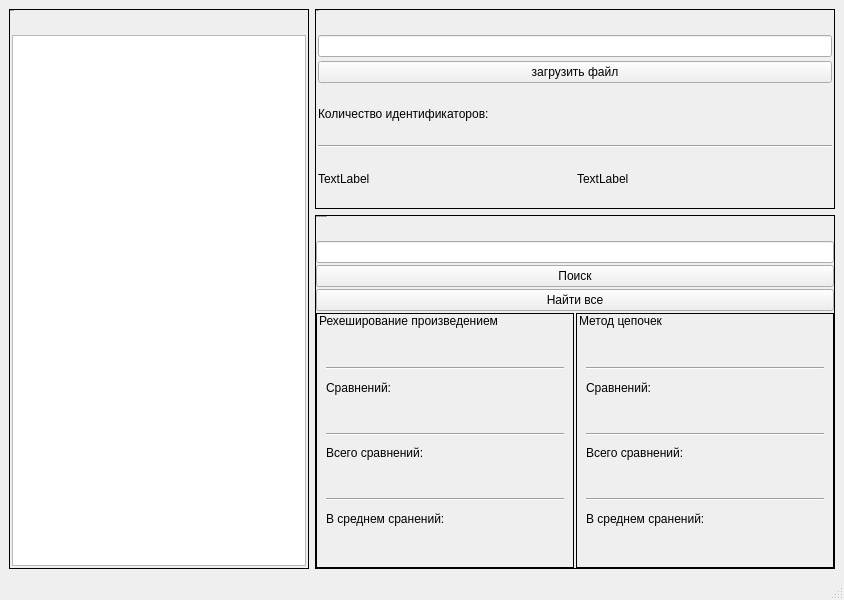
<?xml version="1.0" encoding="UTF-8"?>
<ui version="4.0">
 <class>MainWindow</class>
 <widget class="QMainWindow" name="MainWindow">
  <property name="geometry">
   <rect>
    <x>0</x>
    <y>0</y>
    <width>844</width>
    <height>600</height>
   </rect>
  </property>
  <property name="windowTitle">
   <string>Formal</string>
  </property>
  <property name="styleSheet">
   <string notr="true">font-size:15px;
QGroupBox {
border: 3px dashed black;
}</string>
  </property>
  <widget class="QWidget" name="centralwidget">
   <property name="styleSheet">
    <string notr="true">QGroupBox{

border: 1px solid black;
}
QGroupBox::title {
    subcontrol-origin: padding;
    subcontrol-position: left top;
    background: transparent;
    
}</string>
   </property>
   <layout class="QHBoxLayout" name="horizontalLayout">
    <item>
     <widget class="QGroupBox" name="groupBox_2">
      <property name="maximumSize">
       <size>
        <width>300</width>
        <height>16777215</height>
       </size>
      </property>
      <property name="font">
       <font>
        <pointsize>-1</pointsize>
       </font>
      </property>
      <property name="title">
       <string>Данные</string>
      </property>
      <layout class="QVBoxLayout" name="verticalLayout_2">
       <property name="spacing">
        <number>2</number>
       </property>
       <property name="leftMargin">
        <number>2</number>
       </property>
       <property name="topMargin">
        <number>25</number>
       </property>
       <property name="rightMargin">
        <number>2</number>
       </property>
       <property name="bottomMargin">
        <number>2</number>
       </property>
       <item>
        <widget class="QListWidget" name="listId"/>
       </item>
      </layout>
     </widget>
    </item>
    <item>
     <layout class="QVBoxLayout" name="verticalLayout">
      <item>
       <widget class="QGroupBox" name="groupBox">
        <property name="maximumSize">
         <size>
          <width>16777215</width>
          <height>200</height>
         </size>
        </property>
        <property name="font">
         <font>
          <pointsize>-1</pointsize>
         </font>
        </property>
        <property name="title">
         <string>Файл</string>
        </property>
        <layout class="QHBoxLayout" name="horizontalLayout_3">
         <property name="spacing">
          <number>2</number>
         </property>
         <property name="sizeConstraint">
          <enum>QLayout::SetDefaultConstraint</enum>
         </property>
         <property name="leftMargin">
          <number>2</number>
         </property>
         <property name="topMargin">
          <number>25</number>
         </property>
         <property name="rightMargin">
          <number>2</number>
         </property>
         <property name="bottomMargin">
          <number>2</number>
         </property>
         <item>
          <layout class="QVBoxLayout" name="verticalLayout_3">
           <property name="spacing">
            <number>4</number>
           </property>
           <property name="sizeConstraint">
            <enum>QLayout::SetMinAndMaxSize</enum>
           </property>
           <item>
            <widget class="QLineEdit" name="fileEdit"/>
           </item>
           <item>
            <widget class="QPushButton" name="chooseFile">
             <property name="text">
              <string>загрузить файл</string>
             </property>
            </widget>
           </item>
           <item>
            <layout class="QHBoxLayout" name="horizontalLayout_4">
             <item>
              <widget class="QLabel" name="label">
               <property name="text">
                <string>Количество идентификаторов:</string>
               </property>
              </widget>
             </item>
             <item>
              <widget class="QLabel" name="id_num">
               <property name="text">
                <string/>
               </property>
              </widget>
             </item>
            </layout>
           </item>
           <item>
            <widget class="Line" name="line_7">
             <property name="orientation">
              <enum>Qt::Horizontal</enum>
             </property>
            </widget>
           </item>
           <item>
            <layout class="QHBoxLayout" name="horizontalLayout_5">
             <item>
              <widget class="QLabel" name="label_2">
               <property name="text">
                <string>TextLabel</string>
               </property>
              </widget>
             </item>
             <item>
              <widget class="QLabel" name="label_6">
               <property name="text">
                <string>TextLabel</string>
               </property>
              </widget>
             </item>
            </layout>
           </item>
          </layout>
         </item>
        </layout>
       </widget>
      </item>
      <item>
       <widget class="QGroupBox" name="groupBox_3">
        <property name="font">
         <font>
          <pointsize>-1</pointsize>
         </font>
        </property>
        <property name="title">
         <string>Поиск идентификатора</string>
        </property>
        <layout class="QVBoxLayout" name="verticalLayout_6">
         <property name="spacing">
          <number>2</number>
         </property>
         <property name="leftMargin">
          <number>0</number>
         </property>
         <property name="topMargin">
          <number>25</number>
         </property>
         <property name="rightMargin">
          <number>0</number>
         </property>
         <property name="bottomMargin">
          <number>0</number>
         </property>
         <item>
          <widget class="QLineEdit" name="searchIdEdit"/>
         </item>
         <item>
          <widget class="QPushButton" name="searchButton">
           <property name="text">
            <string>Поиск</string>
           </property>
          </widget>
         </item>
         <item>
          <widget class="QPushButton" name="searchAllButton">
           <property name="text">
            <string>Найти все</string>
           </property>
          </widget>
         </item>
         <item>
          <layout class="QHBoxLayout" name="horizontalLayout_2">
           <item>
            <widget class="QGroupBox" name="groupBox_4">
             <property name="title">
              <string>Рехеширование произведением</string>
             </property>
             <layout class="QVBoxLayout" name="verticalLayout_4">
              <property name="topMargin">
               <number>25</number>
              </property>
              <item>
               <widget class="QLabel" name="result">
                <property name="text">
                 <string/>
                </property>
               </widget>
              </item>
              <item>
               <widget class="Line" name="line">
                <property name="orientation">
                 <enum>Qt::Horizontal</enum>
                </property>
               </widget>
              </item>
              <item>
               <widget class="QLabel" name="label_3">
                <property name="text">
                 <string>Сравнений:</string>
                </property>
               </widget>
              </item>
              <item>
               <widget class="QLabel" name="compareCount">
                <property name="text">
                 <string/>
                </property>
               </widget>
              </item>
              <item>
               <widget class="Line" name="line_2">
                <property name="orientation">
                 <enum>Qt::Horizontal</enum>
                </property>
               </widget>
              </item>
              <item>
               <widget class="QLabel" name="label_4">
                <property name="text">
                 <string>Всего сравнений: </string>
                </property>
               </widget>
              </item>
              <item>
               <widget class="QLabel" name="allCompareCount">
                <property name="text">
                 <string/>
                </property>
               </widget>
              </item>
              <item>
               <widget class="Line" name="line_3">
                <property name="orientation">
                 <enum>Qt::Horizontal</enum>
                </property>
               </widget>
              </item>
              <item>
               <widget class="QLabel" name="label_5">
                <property name="text">
                 <string>В среднем сранений:</string>
                </property>
               </widget>
              </item>
              <item>
               <widget class="QLabel" name="average">
                <property name="text">
                 <string/>
                </property>
               </widget>
              </item>
             </layout>
            </widget>
           </item>
           <item>
            <widget class="QGroupBox" name="groupBox_5">
             <property name="title">
              <string>Метод цепочек</string>
             </property>
             <layout class="QVBoxLayout" name="verticalLayout_5">
              <property name="topMargin">
               <number>25</number>
              </property>
              <item>
               <widget class="QLabel" name="result2">
                <property name="text">
                 <string/>
                </property>
               </widget>
              </item>
              <item>
               <widget class="Line" name="line_4">
                <property name="orientation">
                 <enum>Qt::Horizontal</enum>
                </property>
               </widget>
              </item>
              <item>
               <widget class="QLabel" name="label_9">
                <property name="text">
                 <string>Сравнений:</string>
                </property>
               </widget>
              </item>
              <item>
               <widget class="QLabel" name="comareCount2">
                <property name="text">
                 <string/>
                </property>
               </widget>
              </item>
              <item>
               <widget class="Line" name="line_5">
                <property name="orientation">
                 <enum>Qt::Horizontal</enum>
                </property>
               </widget>
              </item>
              <item>
               <widget class="QLabel" name="label_13">
                <property name="text">
                 <string>Всего сравнений: </string>
                </property>
               </widget>
              </item>
              <item>
               <widget class="QLabel" name="allCompareCount2">
                <property name="text">
                 <string/>
                </property>
               </widget>
              </item>
              <item>
               <widget class="Line" name="line_6">
                <property name="orientation">
                 <enum>Qt::Horizontal</enum>
                </property>
               </widget>
              </item>
              <item>
               <widget class="QLabel" name="label_10">
                <property name="text">
                 <string>В среднем сранений:</string>
                </property>
               </widget>
              </item>
              <item>
               <widget class="QLabel" name="average2">
                <property name="text">
                 <string/>
                </property>
               </widget>
              </item>
             </layout>
            </widget>
           </item>
          </layout>
         </item>
        </layout>
       </widget>
      </item>
     </layout>
    </item>
   </layout>
  </widget>
  <widget class="QMenuBar" name="menubar">
   <property name="geometry">
    <rect>
     <x>0</x>
     <y>0</y>
     <width>844</width>
     <height>25</height>
    </rect>
   </property>
  </widget>
  <widget class="QStatusBar" name="statusbar"/>
 </widget>
 <resources/>
 <connections/>
</ui>
